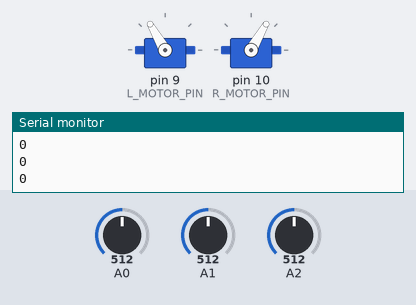
A sketch run on a simulated Arduino Uno, built with avr-gcc and run on an emulated ATmega328P. Shown: 2 × servo, the last lines printed to the serial monitor. The test bench sets the inputs (shaded band); at power-on: A0 = 512, A2 = 512, A1 = 512.

Above: at 12.4 s.
12.5 s: A0 set to 716
At 13.4 s:
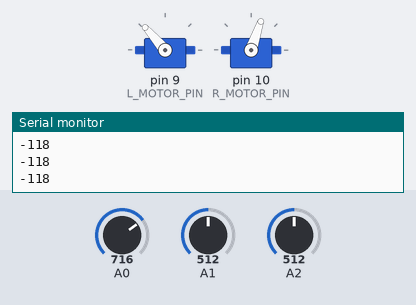
14.0 s: A2 set to 306
At 14.8 s:
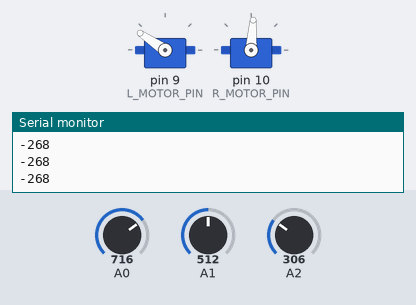
15.5 s: A2 set to 122
At 15.8 s:
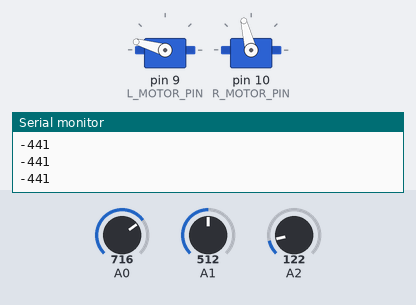
17.0 s: A1 set to 110
At 18.2 s:
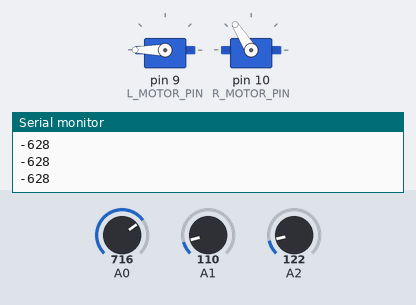
18.5 s: A0 set to 240
At 19.4 s:
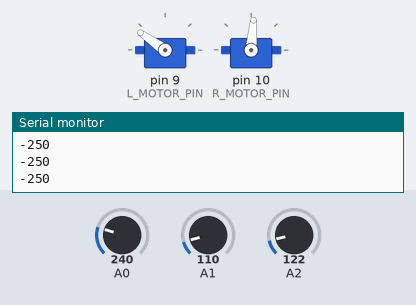
20.0 s: A2 set to 50
At 20.4 s:
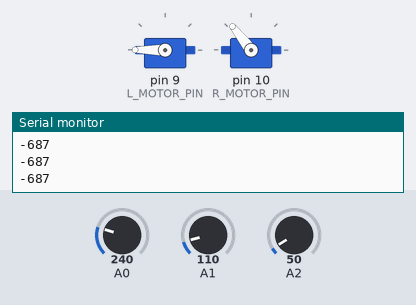
Timing chart, 0 to 22.5 s (numbered marks = the images above; inputs shaded):
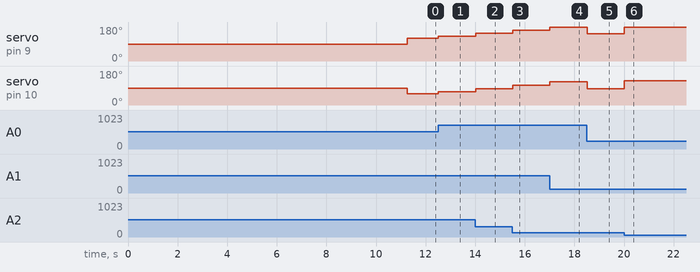

The sketch:

line_follower_PID.ino
```cpp
// (licence header left out)
#include <Servo.h>
#include <QTRSensors.h>

// Motor pins.
int L_MOTOR_PIN = 9;
int R_MOTOR_PIN = 10;

Servo l_servo, r_servo;

// Speed variables
int MAX = 120; //120
int MIN = 60; //60

// PID variables
// A PD controller is enough to control the robot.
float KP = 0.1;
float KD = 0.1;
int lastError = 0;

// Object for the infrared sensor.
// In this example we have three sensors on analog inputs:
//    0 - orange
//    1 - yellow
//    2 - green
unsigned char inf_sensor[] = {
  0, 1, 2};
QTRSensorsAnalog qtr(inf_sensor, 3);

void setup() {

  // Calibration phase.
  // Move the sensor over both extremes.
  int i;
  for (i = 0; i < 250; i++)  // make the calibration take about 5 seconds
  {
    qtr.calibrate();
    delay(20);
  }

  // Open serial por to 9600 bps.
  Serial.begin(9600);

  // Empty serial port.
  Serial.flush();

  // Attach the Servo variable to a pin.
  l_servo.attach(L_MOTOR_PIN);
  r_servo.attach(R_MOTOR_PIN);
}


void loop() {

  unsigned int sensors[3];

   int position = qtr.readLine(sensors);

  // Compute the "error" from the line position.
  // Error will range from -1000 to +1000.
  int error = position - 1000;

  //Monitoring of the error value
  Serial.println(error);

  // Set the motor speed according to the KP and KD variables.
  int m_speed = KP*error + KD*(error - lastError);
  lastError = error;

  int lm_Speed = (MAX - m_speed);
  int rm_Speed = (MIN - m_speed);

  l_servo.write(lm_Speed);
  r_servo.write(rm_Speed);

}
```

Measured:
- after the input at 12.5 s, servo on pin 9 (L_MOTOR_PIN): 120° → 131° at once; servo on pin 10 (R_MOTOR_PIN): 60° → 71° at once
- after the input at 14.0 s, servo on pin 9 (L_MOTOR_PIN): 131° → 146° at once; servo on pin 10 (R_MOTOR_PIN): 71° → 86° at once
- after the input at 15.5 s, servo on pin 9 (L_MOTOR_PIN): 146° → 164° at once; servo on pin 10 (R_MOTOR_PIN): 86° → 104° at once
- after the input at 17.0 s, servo on pin 9 (L_MOTOR_PIN): 164° → 180° at once; servo on pin 10 (R_MOTOR_PIN): 104° → 122° at once
- after the input at 18.5 s, servo on pin 9 (L_MOTOR_PIN): 180° → 145° at once; servo on pin 10 (R_MOTOR_PIN): 122° → 85° at once
- after the input at 20.0 s, servo on pin 9 (L_MOTOR_PIN): 145° → 180° at once; servo on pin 10 (R_MOTOR_PIN): 85° → 128° at once
